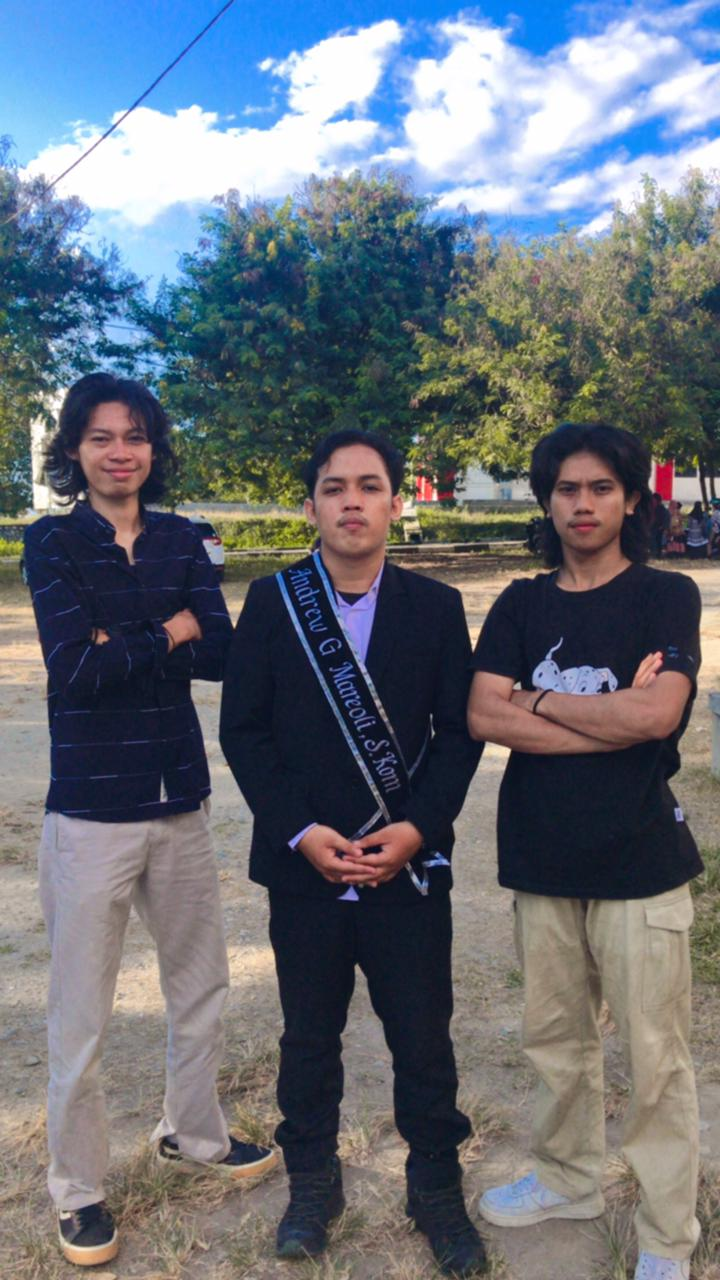
%> input picture UAS PCD/Avri3.jpeg, 720 x 1280 px
$ octave biner.m   (GNU Octave 9; MATLAB toolbox functions it lacks are replaced by stand-ins)
%> lines starting %> are read from the running program, lines starting %| are printed output that depends on the picture; in (x1, y1, x2, y2) boxes, pixels count from 0 and x2, y2 are one past the last pixel; in counts of white or black regions, pixels touching at a corner belong together; the program's own positions count from 1
clear
clc
close all

img = imread('Avri3.jpeg');
%> img is the input picture: size 1280x720x3 uint8; mean R, G, B 104.1, 110.5, 120.2
bnw = im2bw(img);
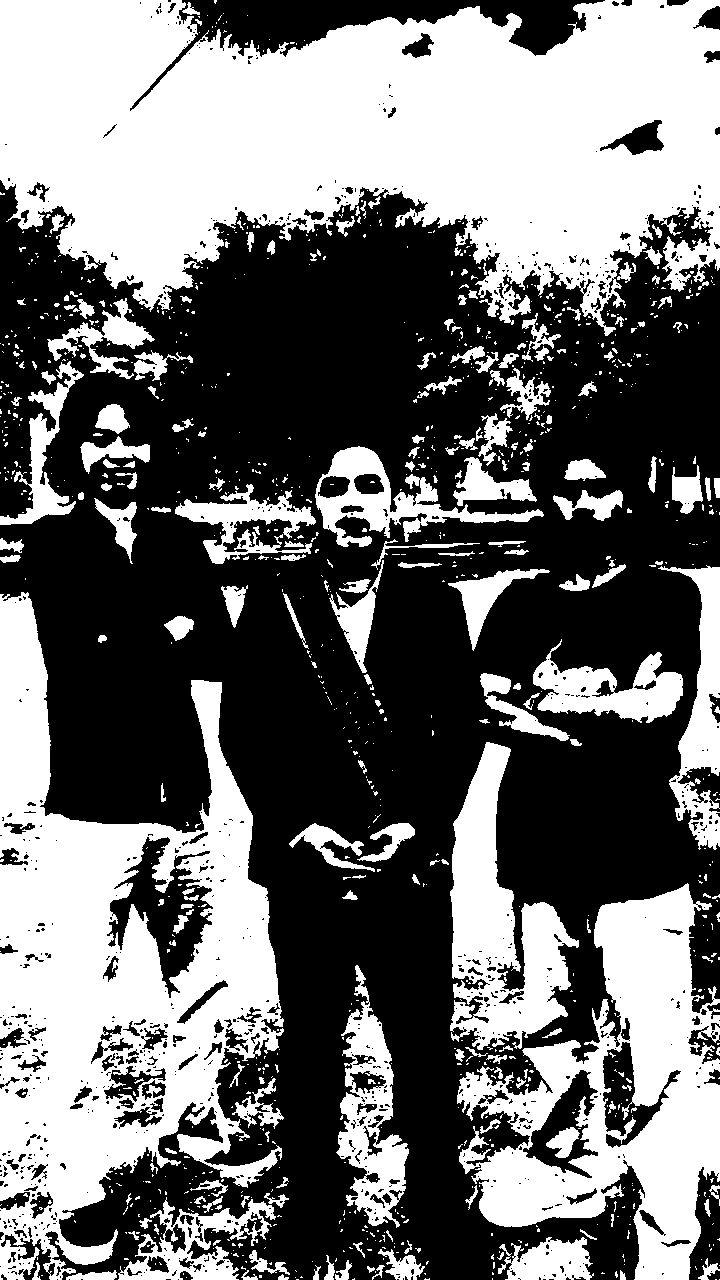
%> bnw: size 1280x720 logical; 43.7% white; 1110 white regions (891 under 20 px), largest, box (x1, y1, x2, y2) and area: (0, 0, 720, 336) 162279, (0, 592, 284, 1280) 93183, (457, 883, 720, 1280) 46091
R = img(:,:,1);
G = img(:,:,2);
B = img(:,:,3);
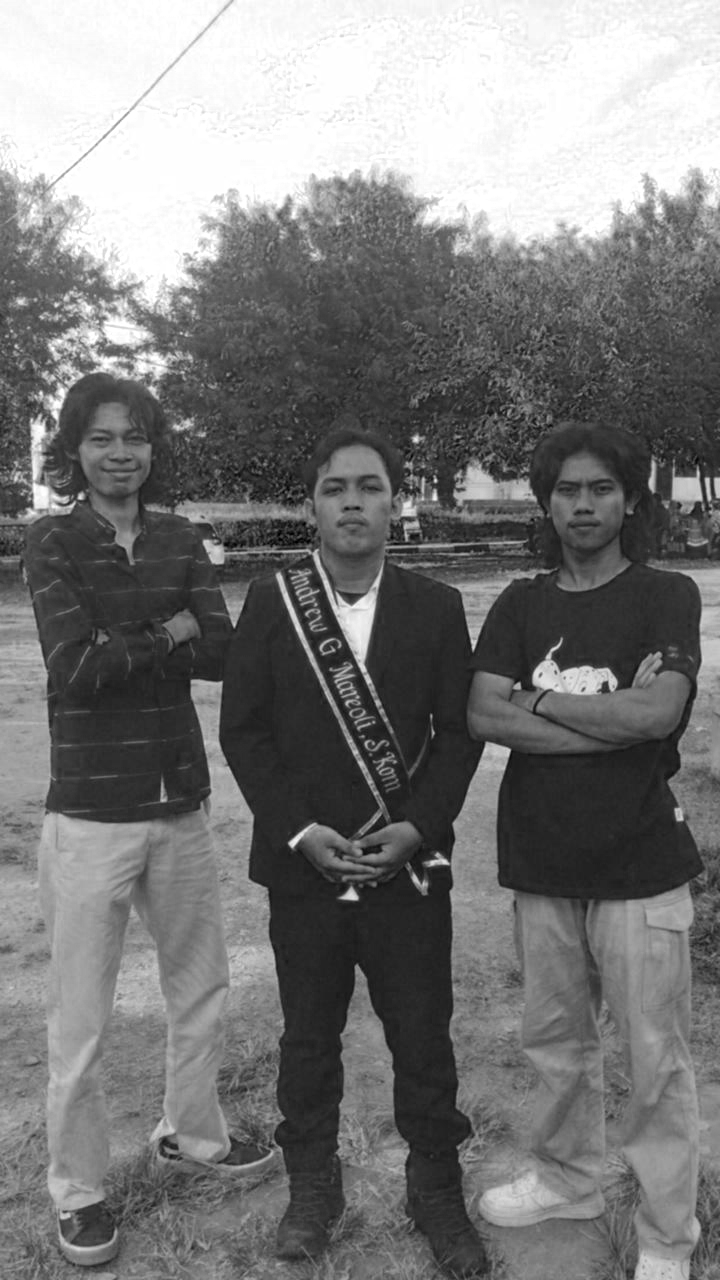
%> B: size 1280x720 uint8; min 0, max 255, mean 120.2

red = cat(3,R,G.*0,B.*0);
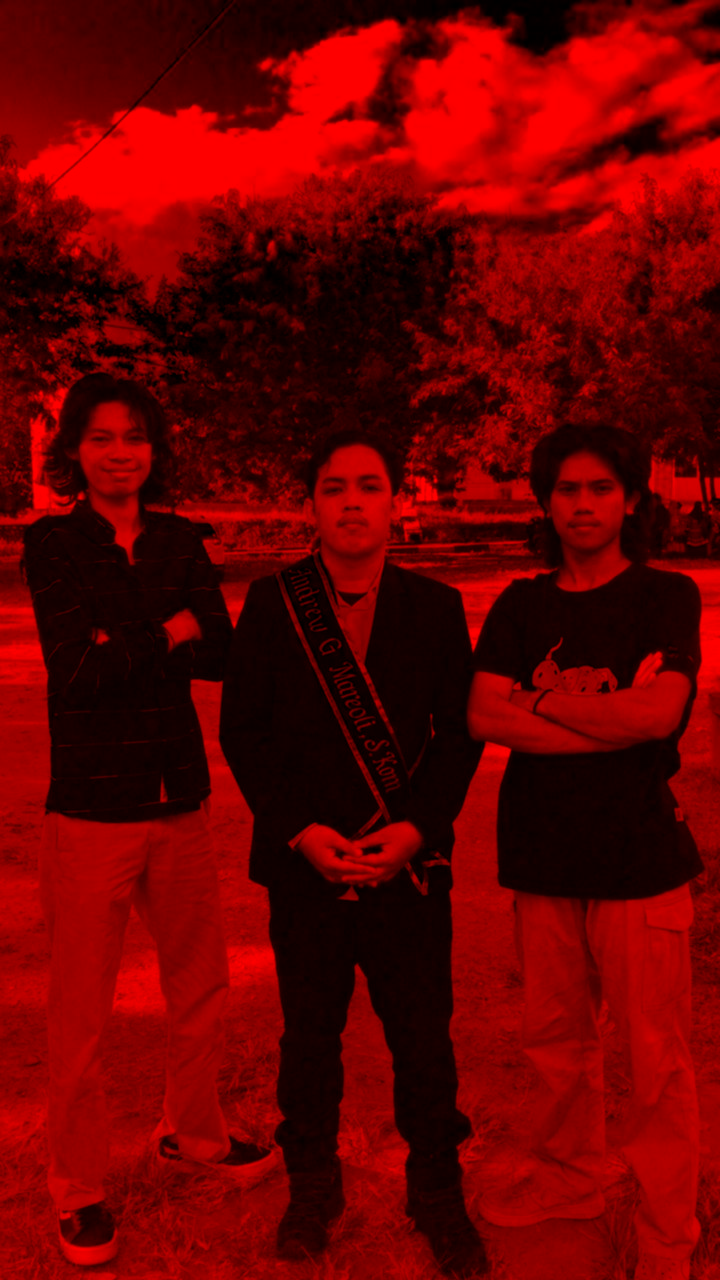
%> red: size 1280x720x3 uint8; mean R, G, B 104.1, 0, 0
green = cat(3,R.*0,G,B.*0);
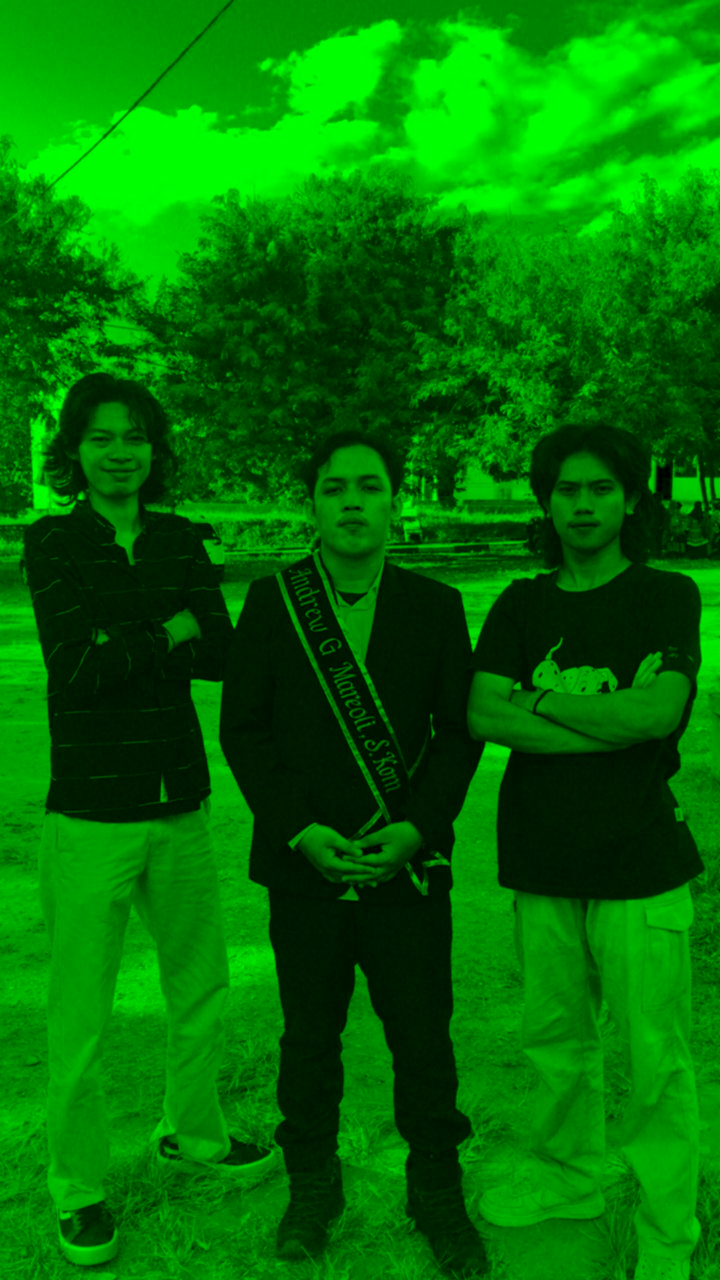
%> green: size 1280x720x3 uint8; mean R, G, B 0, 110.5, 0
blue = cat(3,R.*0,G.*B);

imshow(bnw);

$ run again, with UAS PCD/Avri2.jpeg copied over UAS PCD/Avri3.jpeg
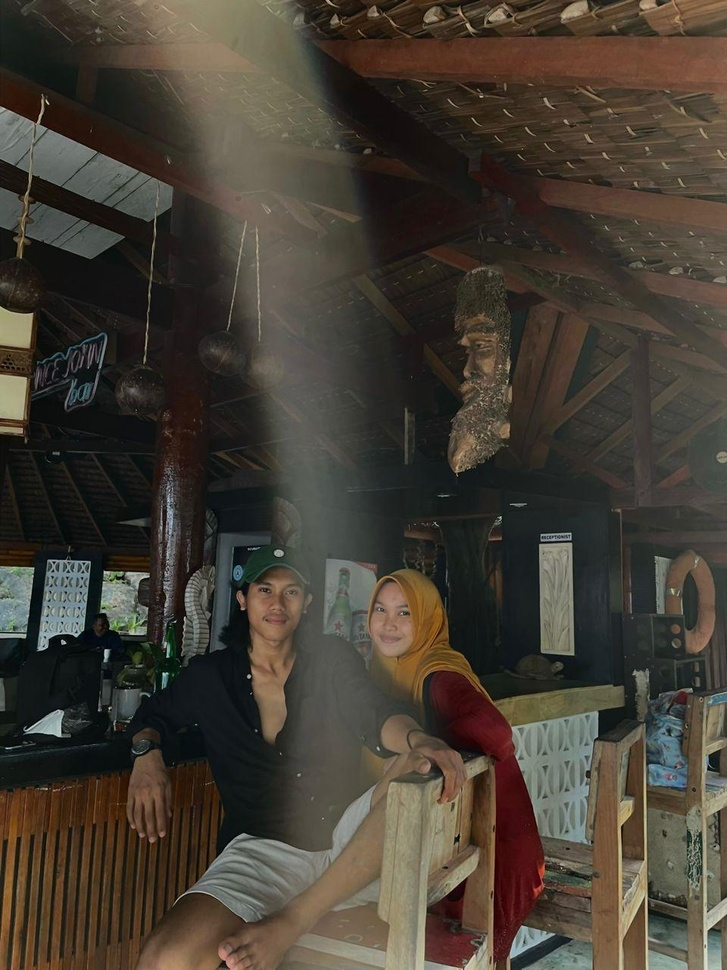
%> input picture UAS PCD/Avri2.jpeg, 727 x 970 px, shrunk from 960 x 1280 before the run
%> img is the input picture: size 970x727x3 uint8; mean R, G, B 69, 62.1, 52.1
%> `bnw = im2bw(img);`:
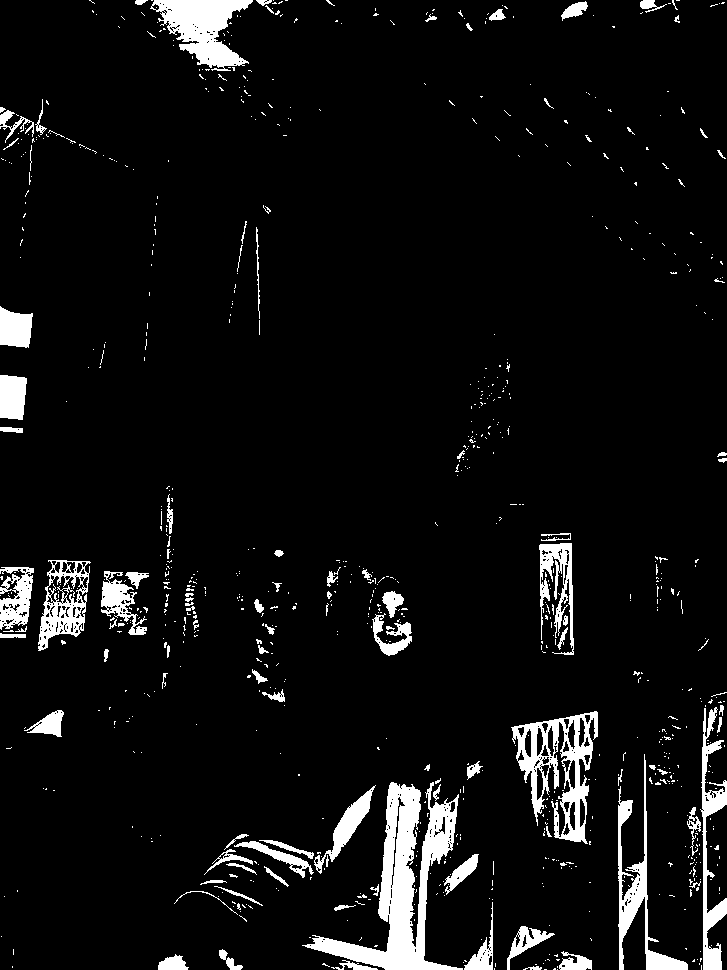
%> bnw: size 970x727 logical; 6.4% white; 866 white regions (763 under 20 px), largest, box (x1, y1, x2, y2) and area: (302, 782, 463, 970) 9188, (511, 711, 598, 844) 4314, (150, 0, 253, 71) 3767
%> `green = cat(3,R.*0,G,B.*0);`:
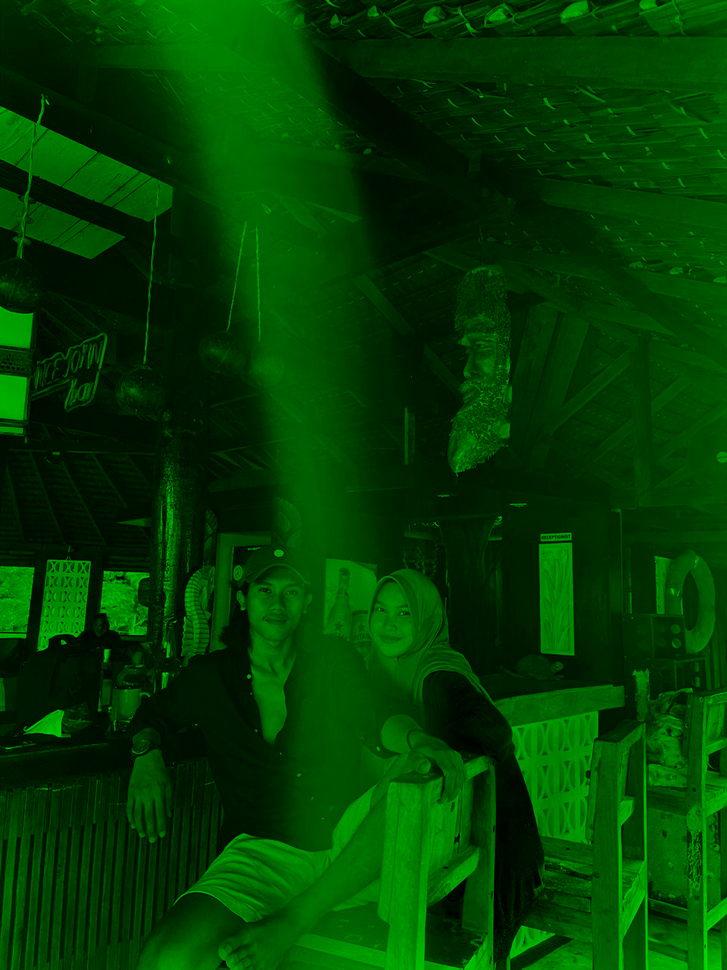
%> green: size 970x727x3 uint8; mean R, G, B 0, 62.1, 0
